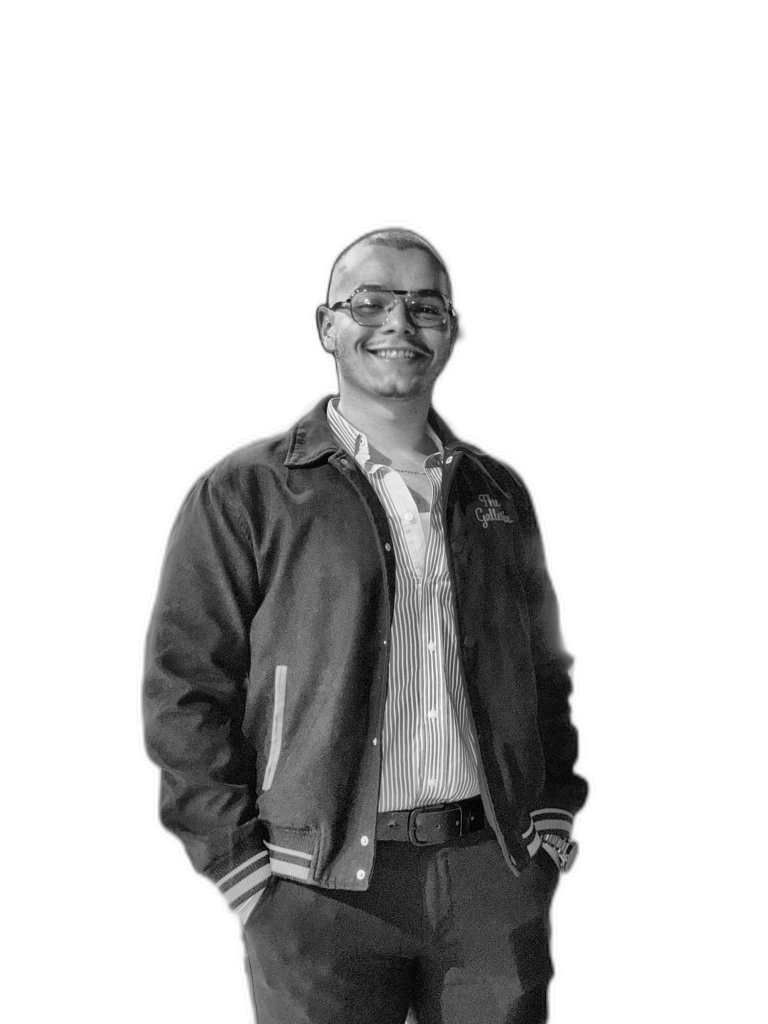
#> input picture source-prepped.png, 1536 x 2048 px, found by its file name (shown at 1/2 size)
$ python make_ascii_svg.py
#> lines starting #> are read from the running program, lines starting #| are printed output that depends on the picture
#!/usr/bin/env python3
"""
make_ascii_svg.py — convert source-prepped.png into avi-ascii.svg: a
monochrome ASCII portrait that types itself in, row by row, using SMIL
animation (no JavaScript, no looping — plays once and freezes).

Usage:
    python scripts/make_ascii_svg.py [input.png] [output.svg]
"""

import sys
from pathlib import Path

import numpy as np
from PIL import Image

# Bright (sparse) -> dark (dense). Leading space clears the background
# to nothing, so a bright/white background prints as empty.
RAMP = " .:-=+*cs#%@"

COLS = 100
ROWS = 53

CHAR_W = 6.4      # px per column at the chosen font-size
CHAR_H = 11.0      # px per row
FONT_SIZE = 11
FILL_COLOR = "var(--ascii-fill, #9fb4c7)"   # single light-gray/blue fill
BG_COLOR = "transparent"

ROW_STAGGER = 0.045   # seconds between each row starting
ROW_DURATION = 0.35   # seconds for a row's wipe to complete


def image_to_grid(img: Image.Image, cols: int, rows: int) -> list[str]:
    """Downsample the grayscale image to a cols x rows character grid."""
    small = img.resize((cols, rows), Image.LANCZOS)
    arr = np.array(small, dtype=np.float32)
    # Normalize 0..1, 0 = black (dense glyph), 1 = white (space)
    norm = arr / 255.0
    lines = []
    ramp_len = len(RAMP) - 1
    for r in range(rows):
        line_chars = []
        for c in range(cols):
            brightness = norm[r, c]
            # invert: bright -> low density index (near space)
            idx = int(round((1.0 - brightness) * ramp_len))
            idx = max(0, min(ramp_len, idx))
            line_chars.append(RAMP[idx])
        lines.append("".join(line_chars))
    return lines


def escape_xml(s: str) -> str:
    return (
        s.replace("&", "&amp;")
        .replace("<", "&lt;")
        .replace(">", "&gt;")
    )


def build_svg(lines: list[str]) -> str:
    width = COLS * CHAR_W
    height = ROWS * CHAR_H + 20

    rows_svg = []
    for i, line in enumerate(lines):
        text_content = escape_xml(line) if line.strip() else " "
        row_width = len(line) * CHAR_W
        y = 10 + i * CHAR_H + FONT_SIZE * 0.8
        start_time = i * ROW_STAGGER

        clip_id = f"clip-row-{i}"

        rows_svg.append(f'''
    <clipPath id="{clip_id}">
      <rect x="0" y="{10 + i * CHAR_H}" width="0" height="{CHAR_H}">
        <animate attributeName="width" from="0" to="{row_width}"
                 begin="{start_time:.3f}s" dur="{ROW_DURATION}s"
                 fill="freeze" calcMode="spline"
                 keySplines="0.25 0.1 0.25 1" />
      </rect>
    </clipPath>
    <text x="0" y="{y:.1f}" font-family="'SFMono-Regular', Consolas, 'Liberation Mono', Menlo, monospace"
          font-size="{FONT_SIZE}" fill="{FILL_COLOR}" xml:space="preserve"
          clip-path="url(#{clip_id})">{text_content}</text>
    <rect class="cursor" x="0" y="{10 + i * CHAR_H}" width="2" height="{CHAR_H - 2}" fill="{FILL_COLOR}" opacity="0.85">
      <animate attributeName="x" from="0" to="{row_width}"
               begin="{start_time:.3f}s" dur="{ROW_DURATION}s"
               fill="freeze" calcMode="spline" keySplines="0.25 0.1 0.25 1" />
      <animate attributeName="opacity" from="0.85" to="0"
               begin="{start_time + ROW_DURATION:.3f}s" dur="0.15s" fill="freeze" />
    </rect>''')

    body = "\n".join(rows_svg)

    return f'''<svg viewBox="0 0 {width:.0f} {height:.0f}" width="{width:.0f}" height="{height:.0f}"
     xmlns="http://www.w3.org/2000/svg" role="img" aria-label="ASCII portrait">
  <style>
    text {{ white-space: pre; }}
  </style>
  <rect width="100%" height="100%" fill="{BG_COLOR}" />
  <g>{body}
  </g>
</svg>
'''


def main():
    input_path = Path(sys.argv[1]) if len(sys.argv) > 1 else Path("source-prepped.png")
    output_path = Path(sys.argv[2]) if len(sys.argv) > 2 else Path("profile-ascii.svg")

    if not input_path.exists():
        print(f"Error: {input_path} not found. Run prep_photo.py first.")
        sys.exit(1)

    img = Image.open(input_path).convert("L")
#> img is the input picture: PIL image 1536x2048 L; min 1, max 255, mean 201.9
    lines = image_to_grid(img, COLS, ROWS)
#> in image_to_grid, `small = img.resize((cols, rows), Image.LANCZOS)`:
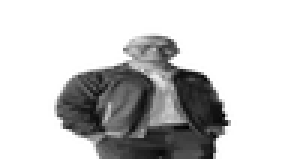
#> small: PIL image 100x53 L (shown 3 times larger); min 0, max 255, mean 201.7
#> after the loop in image_to_grid, `for r in range(rows):`: lines = 53 items
#> lines = 53 items
    svg = build_svg(lines)
#> the loop in build_svg, `for i, line in enumerate(lines):` made 53 passes
#> (y, start_time, clip_id) on passes 1 to 12: (18.8, 0, 'clip-row-0'), (29.8, 0.045, 'clip-row-1'), (40.8, 0.09, 'clip-row-2'), (51.8, 0.135, 'clip-row-3'), (62.8, 0.18, 'clip-row-4'), (73.8, 0.225, 'clip-row-5'), (84.8, 0.27, 'clip-row-6'), (95.8, 0.315, 'clip-row-7'), (106.8, 0.36, 'clip-row-8'), (117.8, 0.405, 'clip-row-9'), (128.8, 0.45, 'clip-row-10'), (139.8, 0.495, 'clip-row-11')
    output_path.write_text(svg, encoding="utf-8")
    print(f"Wrote {output_path} ({COLS}x{ROWS} chars)")


if __name__ == "__main__":
    main()
